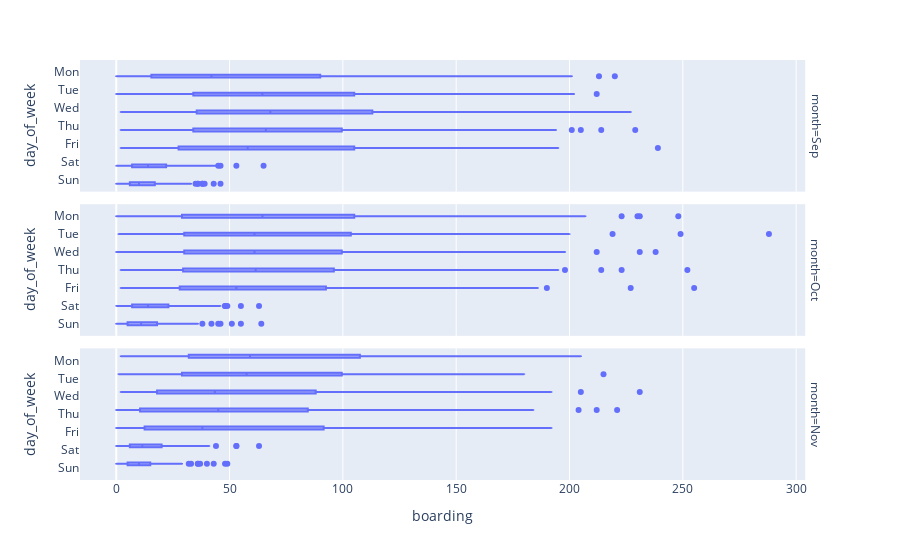

Source (notebook cell):
### Markdown cell above
1. We can see that Alighting peaks at 9 am - probably when classes start for UT and Boarding peaks at 4 pm - probably when classes end.
2. We see a clear trend that weekdays have comparatively more boarding and alighting in all months as compared to weekend. This aligns with our expectations!

### Code cell
fig = px.box(df, x="boarding", y="day_of_week",facet_row='month',category_orders={"day_of_week": ["Mon","Tue","Wed","Thu", "Fri", "Sat", "Sun"]})
fig.show()
fig.write_html(outfile, include_plotlyjs='cdn')

### Figure 1 — Plotly figure (JSON) as saved in the notebook; plotly's stock layout.template omitted (floating-point values rounded to 4 significant figures; data arrays with more than 128 entries replaced by an {"elided": "..."} marker saying what was removed)
{"data": [{"alignmentgroup": "True", "hovertemplate": "month=Sep<br>boarding=%{x}<br>day_of_week=%{y}<extra></extra>", "legendgroup": "", "marker": {"color": "#636efa"}, "name": "", "notched": false, "offsetgroup": "", "orientation": "h", "showlegend": false, "type": "box", "x": {"elided": "1920 int values"}, "x0": " ", "xaxis": "x3", "y": {"elided": "1920 str values"}, "y0": " ", "yaxis": "y3"}, {"alignmentgroup": "True", "hovertemplate": "month=Oct<br>boarding=%{x}<br>day_of_week=%{y}<extra></extra>", "legendgroup": "", "marker": {"color": "#636efa"}, "name": "", "notched": false, "offsetgroup": "", "orientation": "h", "showlegend": false, "type": "box", "x": {"elided": "1984 int values"}, "x0": " ", "xaxis": "x2", "y": {"elided": "1984 str values"}, "y0": " ", "yaxis": "y2"}, {"alignmentgroup": "True", "hovertemplate": "month=Nov<br>boarding=%{x}<br>day_of_week=%{y}<extra></extra>", "legendgroup": "", "marker": {"color": "#636efa"}, "name": "", "notched": false, "offsetgroup": "", "orientation": "h", "showlegend": false, "type": "box", "x": {"elided": "1920 int values"}, "x0": " ", "xaxis": "x", "y": {"elided": "1920 str values"}, "y0": " ", "yaxis": "y"}], "layout": {"annotations": [{"font": {}, "showarrow": false, "text": "month=Nov", "textangle": 90, "x": 0.98, "xanchor": "left", "xref": "paper", "y": 0.1567, "yanchor": "middle", "yref": "paper"}, {"font": {}, "showarrow": false, "text": "month=Oct", "textangle": 90, "x": 0.98, "xanchor": "left", "xref": "paper", "y": 0.5, "yanchor": "middle", "yref": "paper"}, {"font": {}, "showarrow": false, "text": "month=Sep", "textangle": 90, "x": 0.98, "xanchor": "left", "xref": "paper", "y": 0.8433, "yanchor": "middle", "yref": "paper"}], "boxmode": "group", "legend": {"tracegroupgap": 0}, "margin": {"t": 60}, "xaxis": {"anchor": "y", "domain": [0, 0.98], "title": {"text": "boarding"}}, "xaxis2": {"anchor": "y2", "domain": [0, 0.98], "matches": "x", "showticklabels": false}, "xaxis3": {"anchor": "y3", "domain": [0, 0.98], "matches": "x", "showticklabels": false}, "yaxis": {"anchor": "x", "categoryarray": ["Sun", "Sat", "Fri", "Thu", "Wed", "Tue", "Mon"], "categoryorder": "array", "domain": [0, 0.3133], "title": {"text": "day_of_week"}}, "yaxis2": {"anchor": "x2", "categoryarray": ["Sun", "Sat", "Fri", "Thu", "Wed", "Tue", "Mon"], "categoryorder": "array", "domain": [0.3433, 0.6567], "matches": "y", "title": {"text": "day_of_week"}}, "yaxis3": {"anchor": "x3", "categoryarray": ["Sun", "Sat", "Fri", "Thu", "Wed", "Tue", "Mon"], "categoryorder": "array", "domain": [0.6867, 1.0], "matches": "y", "title": {"text": "day_of_week"}}}}
